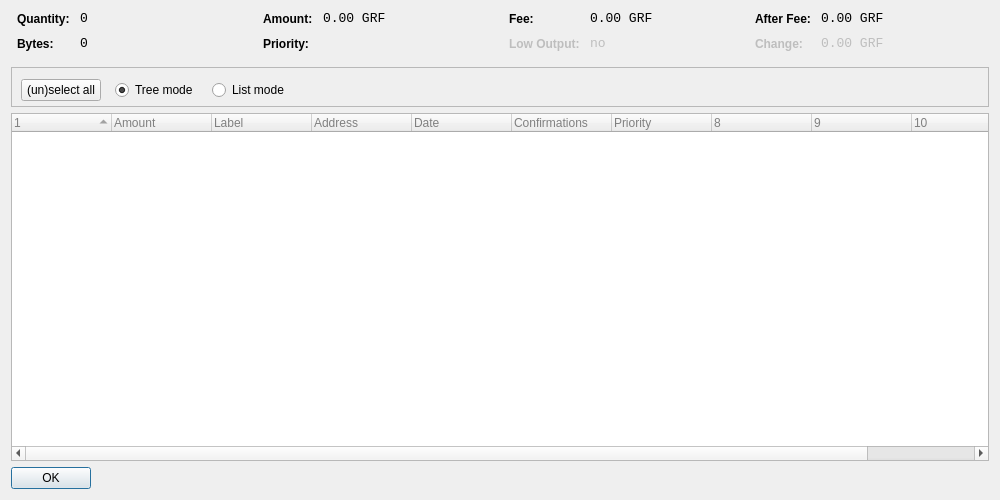
<?xml version="1.0" encoding="UTF-8"?>
<ui version="4.0">
 <class>CoinControlDialog</class>
 <widget class="QDialog" name="CoinControlDialog">
  <property name="geometry">
   <rect>
    <x>0</x>
    <y>0</y>
    <width>1000</width>
    <height>500</height>
   </rect>
  </property>
  <property name="windowTitle">
   <string>Coin Control</string>
  </property>
  <layout class="QVBoxLayout" name="verticalLayout">
   <item>
    <layout class="QHBoxLayout" name="horizontalLayoutTop" stretch="0,0,0,0">
     <property name="topMargin">
      <number>0</number>
     </property>
     <property name="bottomMargin">
      <number>10</number>
     </property>
     <item>
      <layout class="QFormLayout" name="formLayoutCoinControl1">
       <property name="horizontalSpacing">
        <number>10</number>
       </property>
       <property name="verticalSpacing">
        <number>10</number>
       </property>
       <property name="leftMargin">
        <number>6</number>
       </property>
       <property name="rightMargin">
        <number>6</number>
       </property>
       <item row="0" column="0">
        <widget class="QLabel" name="labelCoinControlQuantityText">
         <property name="styleSheet">
          <string notr="true">font-weight:bold;</string>
         </property>
         <property name="text">
          <string>Quantity:</string>
         </property>
        </widget>
       </item>
       <item row="0" column="1">
        <widget class="QLabel" name="labelCoinControlQuantity">
         <property name="font">
          <font>
           <family>Monospace</family>
           <pointsize>10</pointsize>
          </font>
         </property>
         <property name="cursor">
          <cursorShape>IBeamCursor</cursorShape>
         </property>
         <property name="contextMenuPolicy">
          <enum>Qt::ActionsContextMenu</enum>
         </property>
         <property name="text">
          <string notr="true">0</string>
         </property>
         <property name="textInteractionFlags">
          <set>Qt::LinksAccessibleByMouse|Qt::TextSelectableByKeyboard|Qt::TextSelectableByMouse</set>
         </property>
        </widget>
       </item>
       <item row="1" column="0">
        <widget class="QLabel" name="labelCoinControlBytesText">
         <property name="styleSheet">
          <string notr="true">font-weight:bold;</string>
         </property>
         <property name="text">
          <string>Bytes:</string>
         </property>
        </widget>
       </item>
       <item row="1" column="1">
        <widget class="QLabel" name="labelCoinControlBytes">
         <property name="font">
          <font>
           <family>Monospace</family>
           <pointsize>10</pointsize>
          </font>
         </property>
         <property name="cursor">
          <cursorShape>IBeamCursor</cursorShape>
         </property>
         <property name="contextMenuPolicy">
          <enum>Qt::ActionsContextMenu</enum>
         </property>
         <property name="text">
          <string notr="true">0</string>
         </property>
         <property name="textInteractionFlags">
          <set>Qt::LinksAccessibleByMouse|Qt::TextSelectableByKeyboard|Qt::TextSelectableByMouse</set>
         </property>
        </widget>
       </item>
      </layout>
     </item>
     <item>
      <layout class="QFormLayout" name="formLayoutCoinControl2">
       <property name="horizontalSpacing">
        <number>10</number>
       </property>
       <property name="verticalSpacing">
        <number>10</number>
       </property>
       <property name="leftMargin">
        <number>6</number>
       </property>
       <property name="rightMargin">
        <number>6</number>
       </property>
       <item row="0" column="0">
        <widget class="QLabel" name="labelCoinControlAmountText">
         <property name="styleSheet">
          <string notr="true">font-weight:bold;</string>
         </property>
         <property name="text">
          <string>Amount:</string>
         </property>
        </widget>
       </item>
       <item row="0" column="1">
        <widget class="QLabel" name="labelCoinControlAmount">
         <property name="font">
          <font>
           <family>Monospace</family>
           <pointsize>10</pointsize>
          </font>
         </property>
         <property name="cursor">
          <cursorShape>IBeamCursor</cursorShape>
         </property>
         <property name="contextMenuPolicy">
          <enum>Qt::ActionsContextMenu</enum>
         </property>
         <property name="text">
          <string notr="true">0.00 GRF</string>
         </property>
         <property name="textInteractionFlags">
          <set>Qt::LinksAccessibleByMouse|Qt::TextSelectableByKeyboard|Qt::TextSelectableByMouse</set>
         </property>
        </widget>
       </item>
       <item row="1" column="0">
        <widget class="QLabel" name="labelCoinControlPriorityText">
         <property name="styleSheet">
          <string notr="true">font-weight:bold;</string>
         </property>
         <property name="text">
          <string>Priority:</string>
         </property>
        </widget>
       </item>
       <item row="1" column="1">
        <widget class="QLabel" name="labelCoinControlPriority">
         <property name="font">
          <font>
           <family>Monospace</family>
           <pointsize>10</pointsize>
          </font>
         </property>
         <property name="cursor">
          <cursorShape>IBeamCursor</cursorShape>
         </property>
         <property name="contextMenuPolicy">
          <enum>Qt::ActionsContextMenu</enum>
         </property>
         <property name="text">
          <string/>
         </property>
         <property name="textInteractionFlags">
          <set>Qt::LinksAccessibleByMouse|Qt::TextSelectableByKeyboard|Qt::TextSelectableByMouse</set>
         </property>
        </widget>
       </item>
      </layout>
     </item>
     <item>
      <layout class="QFormLayout" name="formLayoutCoinControl3">
       <property name="horizontalSpacing">
        <number>10</number>
       </property>
       <property name="verticalSpacing">
        <number>10</number>
       </property>
       <property name="leftMargin">
        <number>6</number>
       </property>
       <property name="rightMargin">
        <number>6</number>
       </property>
       <item row="0" column="0">
        <widget class="QLabel" name="labelCoinControlFeeText">
         <property name="styleSheet">
          <string notr="true">font-weight:bold;</string>
         </property>
         <property name="text">
          <string>Fee:</string>
         </property>
        </widget>
       </item>
       <item row="0" column="1">
        <widget class="QLabel" name="labelCoinControlFee">
         <property name="font">
          <font>
           <family>Monospace</family>
           <pointsize>10</pointsize>
          </font>
         </property>
         <property name="cursor">
          <cursorShape>IBeamCursor</cursorShape>
         </property>
         <property name="contextMenuPolicy">
          <enum>Qt::ActionsContextMenu</enum>
         </property>
         <property name="text">
          <string notr="true">0.00 GRF</string>
         </property>
         <property name="textInteractionFlags">
          <set>Qt::LinksAccessibleByMouse|Qt::TextSelectableByKeyboard|Qt::TextSelectableByMouse</set>
         </property>
        </widget>
       </item>
       <item row="1" column="0">
        <widget class="QLabel" name="labelCoinControlLowOutputText">
         <property name="enabled">
          <bool>false</bool>
         </property>
         <property name="styleSheet">
          <string notr="true">font-weight:bold;</string>
         </property>
         <property name="text">
          <string>Low Output:</string>
         </property>
        </widget>
       </item>
       <item row="1" column="1">
        <widget class="QLabel" name="labelCoinControlLowOutput">
         <property name="enabled">
          <bool>false</bool>
         </property>
         <property name="font">
          <font>
           <family>Monospace</family>
           <pointsize>10</pointsize>
          </font>
         </property>
         <property name="cursor">
          <cursorShape>IBeamCursor</cursorShape>
         </property>
         <property name="contextMenuPolicy">
          <enum>Qt::ActionsContextMenu</enum>
         </property>
         <property name="text">
          <string notr="true">no</string>
         </property>
         <property name="textInteractionFlags">
          <set>Qt::LinksAccessibleByMouse|Qt::TextSelectableByKeyboard|Qt::TextSelectableByMouse</set>
         </property>
        </widget>
       </item>
      </layout>
     </item>
     <item>
      <layout class="QFormLayout" name="formLayoutCoinControl4">
       <property name="horizontalSpacing">
        <number>10</number>
       </property>
       <property name="verticalSpacing">
        <number>10</number>
       </property>
       <property name="leftMargin">
        <number>6</number>
       </property>
       <property name="rightMargin">
        <number>6</number>
       </property>
       <item row="0" column="0">
        <widget class="QLabel" name="labelCoinControlAfterFeeText">
         <property name="styleSheet">
          <string notr="true">font-weight:bold;</string>
         </property>
         <property name="text">
          <string>After Fee:</string>
         </property>
        </widget>
       </item>
       <item row="0" column="1">
        <widget class="QLabel" name="labelCoinControlAfterFee">
         <property name="font">
          <font>
           <family>Monospace</family>
           <pointsize>10</pointsize>
          </font>
         </property>
         <property name="cursor">
          <cursorShape>IBeamCursor</cursorShape>
         </property>
         <property name="contextMenuPolicy">
          <enum>Qt::ActionsContextMenu</enum>
         </property>
         <property name="text">
          <string notr="true">0.00 GRF</string>
         </property>
         <property name="textInteractionFlags">
          <set>Qt::LinksAccessibleByMouse|Qt::TextSelectableByKeyboard|Qt::TextSelectableByMouse</set>
         </property>
        </widget>
       </item>
       <item row="1" column="0">
        <widget class="QLabel" name="labelCoinControlChangeText">
         <property name="enabled">
          <bool>false</bool>
         </property>
         <property name="styleSheet">
          <string notr="true">font-weight:bold;</string>
         </property>
         <property name="text">
          <string>Change:</string>
         </property>
        </widget>
       </item>
       <item row="1" column="1">
        <widget class="QLabel" name="labelCoinControlChange">
         <property name="enabled">
          <bool>false</bool>
         </property>
         <property name="font">
          <font>
           <family>Monospace</family>
           <pointsize>10</pointsize>
          </font>
         </property>
         <property name="cursor">
          <cursorShape>IBeamCursor</cursorShape>
         </property>
         <property name="contextMenuPolicy">
          <enum>Qt::ActionsContextMenu</enum>
         </property>
         <property name="text">
          <string notr="true">0.00 GRF</string>
         </property>
         <property name="textInteractionFlags">
          <set>Qt::LinksAccessibleByMouse|Qt::TextSelectableByKeyboard|Qt::TextSelectableByMouse</set>
         </property>
        </widget>
       </item>
      </layout>
     </item>
    </layout>
   </item>
   <item>
    <widget class="QFrame" name="frame">
     <property name="minimumSize">
      <size>
       <width>182</width>
       <height>40</height>
      </size>
     </property>
     <property name="frameShape">
      <enum>QFrame::StyledPanel</enum>
     </property>
     <property name="frameShadow">
      <enum>QFrame::Sunken</enum>
     </property>
     <widget class="QWidget" name="horizontalLayoutWidget">
      <property name="geometry">
       <rect>
        <x>10</x>
        <y>0</y>
        <width>781</width>
        <height>47</height>
       </rect>
      </property>
      <layout class="QHBoxLayout" name="horizontalLayoutPanel" stretch="0,0,0,0">
       <property name="spacing">
        <number>14</number>
       </property>
       <item>
        <widget class="QPushButton" name="pushButtonSelectAll">
         <property name="sizePolicy">
          <sizepolicy hsizetype="Maximum" vsizetype="Fixed">
           <horstretch>0</horstretch>
           <verstretch>0</verstretch>
          </sizepolicy>
         </property>
         <property name="text">
          <string>(un)select all</string>
         </property>
        </widget>
       </item>
       <item>
        <widget class="QRadioButton" name="radioTreeMode">
         <property name="sizePolicy">
          <sizepolicy hsizetype="Maximum" vsizetype="Fixed">
           <horstretch>0</horstretch>
           <verstretch>0</verstretch>
          </sizepolicy>
         </property>
         <property name="text">
          <string>Tree mode</string>
         </property>
         <property name="checked">
          <bool>true</bool>
         </property>
        </widget>
       </item>
       <item>
        <widget class="QRadioButton" name="radioListMode">
         <property name="sizePolicy">
          <sizepolicy hsizetype="Maximum" vsizetype="Fixed">
           <horstretch>0</horstretch>
           <verstretch>0</verstretch>
          </sizepolicy>
         </property>
         <property name="text">
          <string>List mode</string>
         </property>
        </widget>
       </item>
       <item>
        <spacer name="horizontalSpacer">
         <property name="orientation">
          <enum>Qt::Horizontal</enum>
         </property>
         <property name="sizeHint" stdset="0">
          <size>
           <width>40</width>
           <height>20</height>
          </size>
         </property>
        </spacer>
       </item>
      </layout>
     </widget>
    </widget>
   </item>
   <item>
    <widget class="CoinControlTreeWidget" name="treeWidget">
     <property name="contextMenuPolicy">
      <enum>Qt::CustomContextMenu</enum>
     </property>
     <property name="styleSheet">
      <string notr="true">QFrame {
	color: grey;

}</string>
     </property>
     <property name="sortingEnabled">
      <bool>false</bool>
     </property>
     <property name="columnCount">
      <number>11</number>
     </property>
     <attribute name="headerShowSortIndicator" stdset="0">
      <bool>true</bool>
     </attribute>
     <attribute name="headerStretchLastSection">
      <bool>false</bool>
     </attribute>
     <column>
      <property name="text">
       <string/>
      </property>
     </column>
     <column>
      <property name="text">
       <string>Amount</string>
      </property>
     </column>
     <column>
      <property name="text">
       <string>Label</string>
      </property>
     </column>
     <column>
      <property name="text">
       <string>Address</string>
      </property>
     </column>
     <column>
      <property name="text">
       <string>Date</string>
      </property>
     </column>
     <column>
      <property name="text">
       <string>Confirmations</string>
      </property>
      <property name="toolTip">
       <string>Confirmed</string>
      </property>
     </column>
     <column>
      <property name="text">
       <string>Priority</string>
      </property>
     </column>
     <column>
      <property name="text">
       <string/>
      </property>
     </column>
     <column>
      <property name="text">
       <string/>
      </property>
     </column>
     <column>
      <property name="text">
       <string/>
      </property>
     </column>
     <column>
      <property name="text">
       <string/>
      </property>
     </column>
    </widget>
   </item>
   <item>
    <widget class="QDialogButtonBox" name="buttonBox">
     <property name="sizePolicy">
      <sizepolicy hsizetype="Maximum" vsizetype="Fixed">
       <horstretch>0</horstretch>
       <verstretch>0</verstretch>
      </sizepolicy>
     </property>
     <property name="orientation">
      <enum>Qt::Horizontal</enum>
     </property>
     <property name="standardButtons">
      <set>QDialogButtonBox::Ok</set>
     </property>
    </widget>
   </item>
  </layout>
 </widget>
 <customwidgets>
  <customwidget>
   <class>CoinControlTreeWidget</class>
   <extends>QTreeWidget</extends>
   <header>coincontroltreewidget.h</header>
  </customwidget>
 </customwidgets>
 <resources/>
 <connections/>
</ui>
